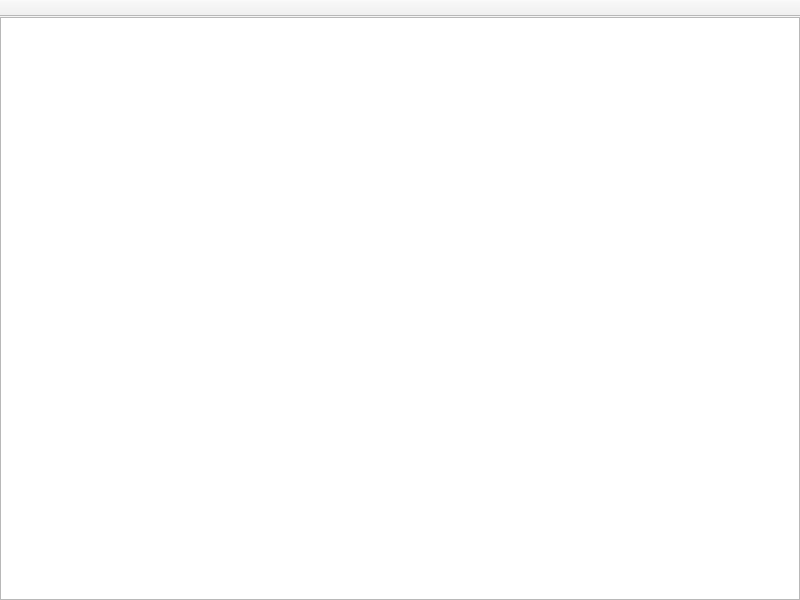
<?xml version="1.0" encoding="UTF-8"?>
<ui version="4.0">
 <class>LogWindow</class>
 <widget class="QMainWindow" name="LogWindow">
  <property name="geometry">
   <rect>
    <x>0</x>
    <y>0</y>
    <width>800</width>
    <height>600</height>
   </rect>
  </property>
  <property name="windowTitle">
   <string>MainWindow</string>
  </property>
  <widget class="XWidget" name="centralwidget">
   <layout class="QGridLayout" name="gridLayout_2">
    <property name="leftMargin">
     <number>0</number>
    </property>
    <property name="topMargin">
     <number>0</number>
    </property>
    <property name="rightMargin">
     <number>0</number>
    </property>
    <property name="bottomMargin">
     <number>0</number>
    </property>
    <item row="0" column="0">
     <widget class="NxTableView" name="tbvLogs">
      <attribute name="verticalHeaderMinimumSectionSize">
       <number>22</number>
      </attribute>
      <attribute name="verticalHeaderDefaultSectionSize">
       <number>24</number>
      </attribute>
     </widget>
    </item>
   </layout>
  </widget>
  <widget class="XToolBar" name="toolBar">
   <property name="windowTitle">
    <string>toolBar</string>
   </property>
   <property name="movable">
    <bool>false</bool>
   </property>
   <property name="toolButtonStyle">
    <enum>Qt::ToolButtonStyle::ToolButtonTextBesideIcon</enum>
   </property>
   <attribute name="toolBarArea">
    <enum>TopToolBarArea</enum>
   </attribute>
   <attribute name="toolBarBreak">
    <bool>false</bool>
   </attribute>
  </widget>
  <action name="actionSearch">
   <property name="icon">
    <iconset resource="../Assets/Icons/icons.qrc">
     <normaloff>:/reset_48px.png</normaloff>:/reset_48px.png</iconset>
   </property>
   <property name="text">
    <string>Tìm</string>
   </property>
   <property name="menuRole">
    <enum>QAction::MenuRole::NoRole</enum>
   </property>
  </action>
  <action name="actionExport">
   <property name="icon">
    <iconset resource="../Assets/Icons/icons.qrc">
     <normaloff>:/microsoft_excel_2019_48px.png</normaloff>:/microsoft_excel_2019_48px.png</iconset>
   </property>
   <property name="text">
    <string>Xuất</string>
   </property>
   <property name="menuRole">
    <enum>QAction::MenuRole::NoRole</enum>
   </property>
  </action>
 </widget>
 <customwidgets>
  <customwidget>
   <class>NxTableView</class>
   <extends>QTableView</extends>
   <header>NxTableView.h</header>
  </customwidget>
  <customwidget>
   <class>XWidget</class>
   <extends>QWidget</extends>
   <header>XWidget.h</header>
   <container>1</container>
  </customwidget>
  <customwidget>
   <class>XToolBar</class>
   <extends>QToolBar</extends>
   <header>XToolBar.h</header>
   <container>1</container>
  </customwidget>
 </customwidgets>
 <resources>
  <include location="../Assets/Icons/icons.qrc"/>
 </resources>
 <connections/>
</ui>
